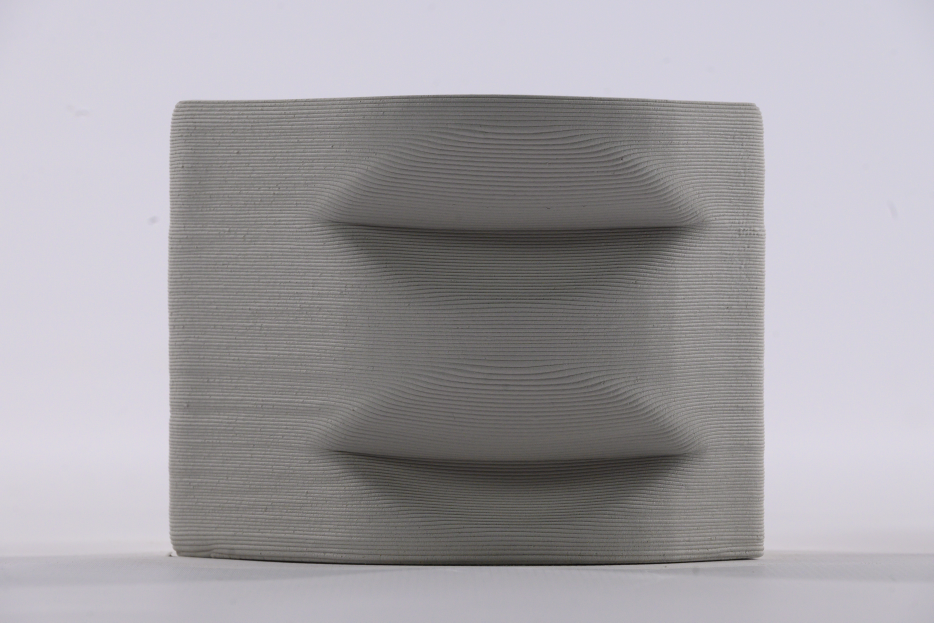
#> input picture 2_Data_Rating/Rating pics/Raw_file/A1.4/A1.4_overhang.jpg, 2800 x 1867 px, found by its file name (shown at 1/3 size)
$ python '3. Edge angle detection.py'
#> lines starting #> are read from the running program, lines starting #| are printed output that depends on the picture
import cv2
import numpy as np
import math
import os

## This script applies to: \Rating pics\Overhang_angle ##

# Path to the image
image_path = r"\Rating pics\Raw_file\A1.4_overhang.jpg" ###change location

# Check if the file exists
if not os.path.isfile(image_path):
    print(f"Error: Unable to load image at path: {image_path}")
else:
    # Load the image in grayscale
    image = cv2.imread(image_path, cv2.IMREAD_GRAYSCALE)
#> image: shape (1867, 2800); min 9, max 222, mean 161.9

    if image is None:
        print("Error: Image could not be loaded. Check the file format and path.")
    else:
        # Display the original image for verification
        cv2.imshow("Original Image", image)
        cv2.waitKey(0)

        # Resize the input image to reduce size before processing
        input_scale_factor = 1.0  # Adjust this value as needed
        image_resized = cv2.resize(image, (0, 0), fx=input_scale_factor, fy=input_scale_factor)

        # Ensure the image is binary (white line on black background)
        # Since the line is white on a black background, we do not need to invert.
        binary_image = image_resized  # Use directly as binary image

        # Show the binary image for debugging
        cv2.imshow("Binary Image", binary_image)
        cv2.waitKey(0)

        # Use a copy of the binary image to draw detected lines
        output_image = cv2.cvtColor(binary_image, cv2.COLOR_GRAY2BGR)

        # Detect lines using the Hough Line Transform
        distance_resolution = 1  # Pixel resolution for the accumulator (1 pixel)
        angle_resolution = np.pi / 180  # Angle resolution in radians (1 degree)
        threshold = 40  # Minimum votes to detect a line; adjust as needed

        lines = cv2.HoughLines(binary_image, distance_resolution, angle_resolution, threshold)

        # Check how many lines were detected
        if lines is not None:
            print(f"Detected lines: {len(lines)}")
#| Detected lines: 14307
        else:
            print("No lines detected.")

        # Function to filter out redundant lines based on angle tolerance
        def filter_lines(lines, angle_tolerance=5.0):
#> called with lines = array of shape (14307, 1, 2), angle_tolerance = 5
            filtered_lines = []
            angles = []

            if lines is not None:
                for rho, theta in lines[:, 0]:
                    angle = math.degrees(theta)
                    if angle > 90:
                        angle = angle - 180  # Normalize angles to range -90 to +90

                    # Check if this line's angle is close to any already added line's angle
                    if not any(abs(angle - existing_angle) < angle_tolerance for existing_angle in angles):
                        filtered_lines.append((rho, theta, angle))
                        angles.append(angle)
#> this loop made 14307 passes
#> angle on passes 273 to 284: -45, -45, -45, -45, -45, -45, -45, -45, -45, -45, -45, -45
#> (rho, angle) on passes 1 to 6: (1322, 45), (1324, 45), (1327, 45), (1329, 45), (1331, 45), (1334, 45)
#> after the loop, angles = 29 values, max 84 at index 13, min -86 at index 14, mean 1.86; filtered_lines = 29 items, first 6: (1322, 0.785, 45), (-658, 2.36, -45), (-11, 2.16, -56), (1548, 0.977, 56), (1360, 1.06, 61), (305, 2.06, -62)

            return filtered_lines

        # Filter lines to reduce multiple angle readings
        filtered_lines = filter_lines(lines)

        # Draw the filtered lines and display their angles
        for rho, theta, angle in filtered_lines:
            a = np.cos(theta)
            b = np.sin(theta)
            x0 = a * rho
            y0 = b * rho
            x1 = int(x0 + 1000 * (-b))
            y1 = int(y0 + 1000 * (a))
            x2 = int(x0 - 1000 * (-b))
            y2 = int(y0 - 1000 * (a))

            # Draw the line in red on the output image
            cv2.line(output_image, (x1, y1), (x2, y2), (0, 0, 255), 2)

            # Display the angle of the line in green text with + or - sign
            angle_text = f"{angle:+.2f}°"

            # Determine the midpoint for the angle text and apply boundary checks
            text_x = max(10, min(int((x1 + x2) / 2), output_image.shape[1] - 50))
            text_y = max(20, min(int((y1 + y2) / 2), output_image.shape[0] - 10))

            # Add angle text near the line
            cv2.putText(output_image, angle_text, (text_x, text_y), cv2.FONT_HERSHEY_SIMPLEX, 0.5, (0, 255, 0), 1)
#> this loop made 29 passes
#> (rho, theta, angle, a, b, x0, y0, x1) on passes 1 to 12: (1322, 0.785, 45, 0.707, 0.707, 934.8, 934.8, 227), (-658, 2.36, -45, -0.707, 0.707, 465.3, -465.3, -241), (-11, 2.16, -56, -0.559, 0.829, 6.15, -9.12, -822), (1548, 0.977, 56, 0.559, 0.829, 865.6, 1283.4, 36), (1360, 1.06, 61, 0.485, 0.875, 659.3, 1189.5, -215), (305, 2.06, -62, -0.469, 0.883, -143.2, 269.3, -1026), (1130, 1.17, 67, 0.391, 0.921, 441.5, 1040.2, -478), (640, 1.95, -68, -0.375, 0.927, -239.7, 593.4, -1166), (1755, 0.89, 51, 0.629, 0.777, 1104.5, 1363.9, 327), (888, 1.26, 72, 0.309, 0.951, 274.4, 844.5, -676), (1008, 1.85, -74, -0.276, 0.961, -277.8, 969, -1239), (612, 1.36, 78, 0.208, 0.978, 127.2, 598.6, -850)
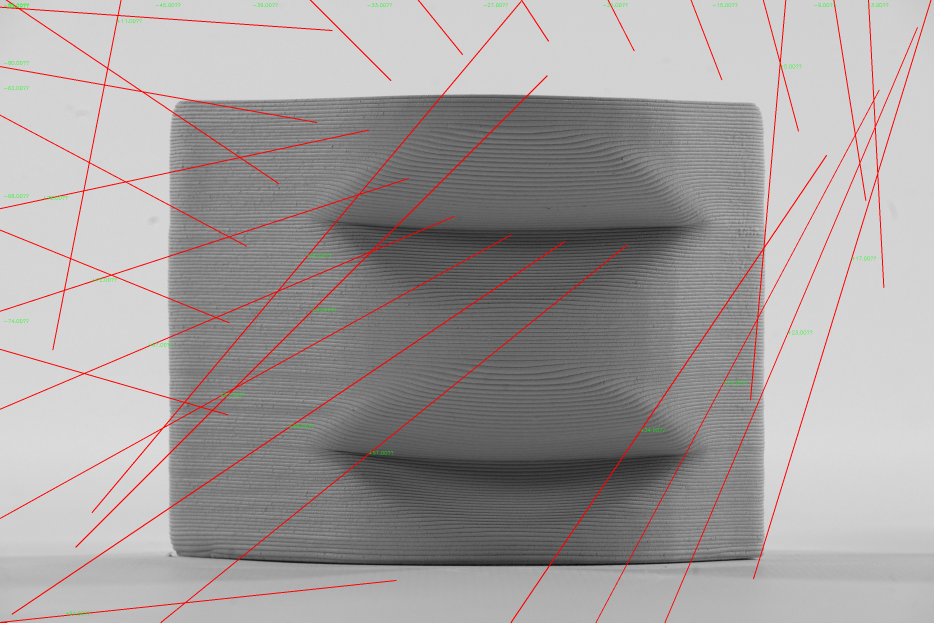
#> output_image: shape (1867, 2800, 3) (shown at 1/3 size); mean B, G, R 158.6, 158.8, 163.3

        # Display the image with detected lines
        cv2.imshow("Detected Lines with Angles", output_image)
        cv2.waitKey(0)  # Wait for a key press to close the window
        cv2.destroyAllWindows()

$ run again, with 2_Data_Rating/Rating pics/Raw_file/A1.4/A1.4_freeform_surface.jpg copied over 2_Data_Rating/Rating pics/Raw_file/A1.4/A1.4_overhang.jpg
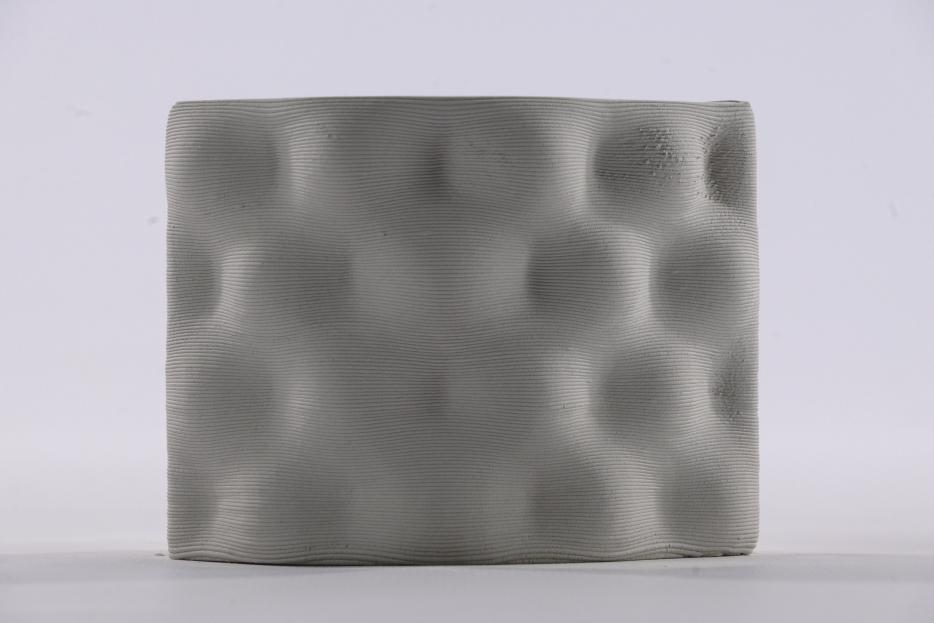
#> input picture 2_Data_Rating/Rating pics/Raw_file/A1.4/A1.4_freeform_surface.jpg, 2800 x 1867 px, found by its file name (shown at 1/3 size)
#| Detected lines: 14307
#> the loop in filter_lines, `for rho, theta in lines[:, 0]:` made 14307 passes
#> angle on passes 273 to 280: -45, -45, -45, -45, -45, -45, -45, -45
#> after the loop in filter_lines, `for rho, theta in lines[:, 0]:`: angles = 29 values, max 84 at index 13, min -86 at index 14, mean 1.86; filtered_lines = 29 items, first 6: (1322, 0.785, 45), (-658, 2.36, -45), (-11, 2.16, -56), (1548, 0.977, 56), (1360, 1.06, 61), (305, 2.06, -62)
#> the loop `for rho, theta, angle in filtered_lines:` made 29 passes
#> (rho, theta, angle, a, b, x0, y0, x1) on passes 1 to 8: (1322, 0.785, 45, 0.707, 0.707, 934.8, 934.8, 227), (-658, 2.36, -45, -0.707, 0.707, 465.3, -465.3, -241), (-11, 2.16, -56, -0.559, 0.829, 6.15, -9.12, -822), (1548, 0.977, 56, 0.559, 0.829, 865.6, 1283.4, 36), (1360, 1.06, 61, 0.485, 0.875, 659.3, 1189.5, -215), (305, 2.06, -62, -0.469, 0.883, -143.2, 269.3, -1026), (1130, 1.17, 67, 0.391, 0.921, 441.5, 1040.2, -478), (640, 1.95, -68, -0.375, 0.927, -239.7, 593.4, -1166)
#> after the loop `for rho, theta, angle in filtered_lines:`:
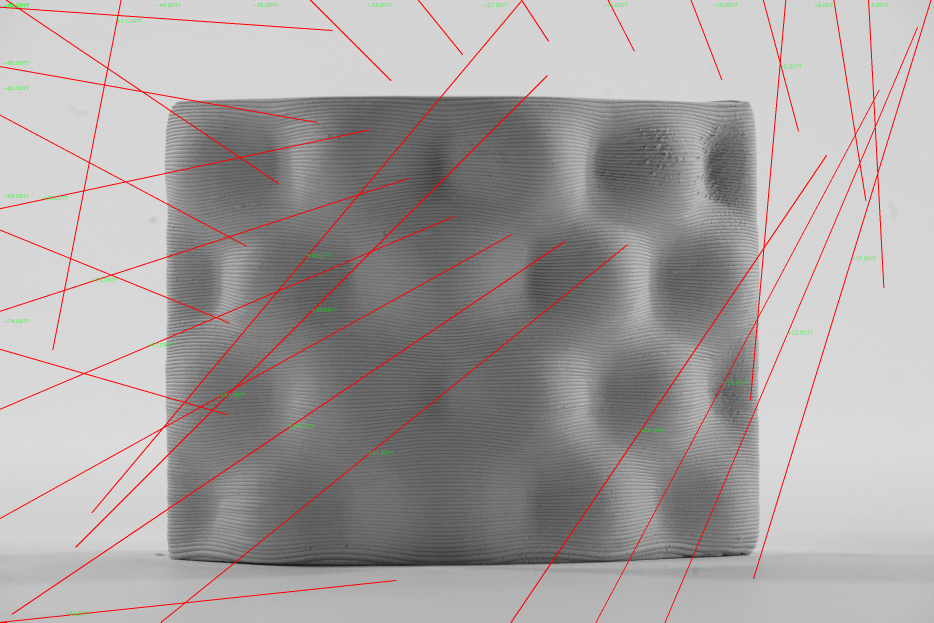
#> output_image: shape (1867, 2800, 3) (shown at 1/3 size); mean B, G, R 161.5, 161.8, 166.3

$ run again, with 2_Data_Rating/Rating pics/Raw_file/A1.4/A1.4_zigzag.jpg copied over 2_Data_Rating/Rating pics/Raw_file/A1.4/A1.4_overhang.jpg
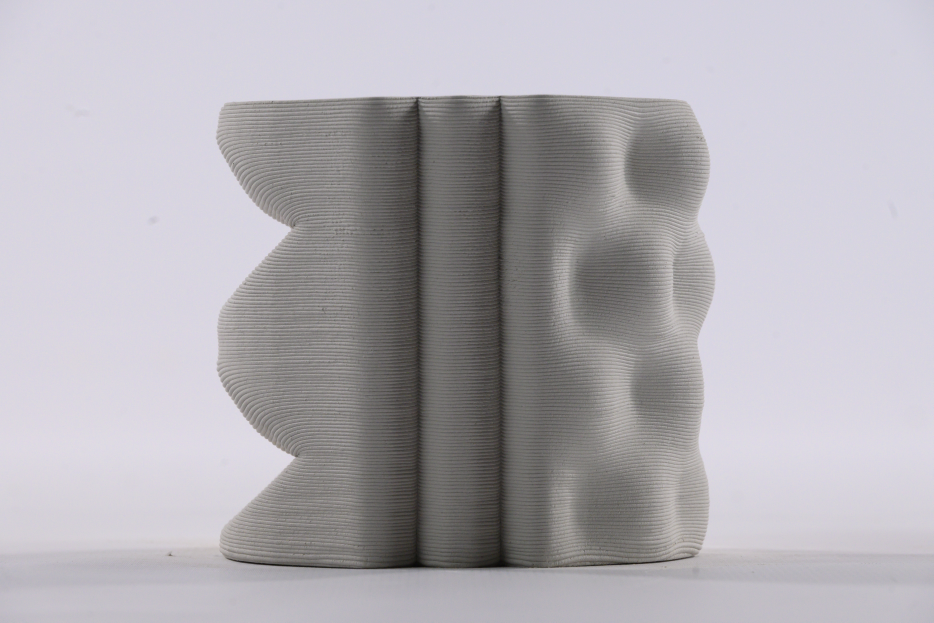
#> input picture 2_Data_Rating/Rating pics/Raw_file/A1.4/A1.4_zigzag.jpg, 2800 x 1867 px, found by its file name (shown at 1/3 size)
#| Detected lines: 14307
#> the loop in filter_lines, `for rho, theta in lines[:, 0]:` made 14307 passes
#> angle on passes 273 to 280: -45, -45, -45, -45, -45, -45, -45, -45
#> after the loop in filter_lines, `for rho, theta in lines[:, 0]:`: angles = 29 values, max 84 at index 13, min -86 at index 14, mean 1.86; filtered_lines = 29 items, first 6: (1322, 0.785, 45), (-658, 2.36, -45), (-11, 2.16, -56), (1548, 0.977, 56), (1360, 1.06, 61), (305, 2.06, -62)
#> the loop `for rho, theta, angle in filtered_lines:` made 29 passes
#> (rho, theta, angle, a, b, x0, y0, x1) on passes 1 to 8: (1322, 0.785, 45, 0.707, 0.707, 934.8, 934.8, 227), (-658, 2.36, -45, -0.707, 0.707, 465.3, -465.3, -241), (-11, 2.16, -56, -0.559, 0.829, 6.15, -9.12, -822), (1548, 0.977, 56, 0.559, 0.829, 865.6, 1283.4, 36), (1360, 1.06, 61, 0.485, 0.875, 659.3, 1189.5, -215), (305, 2.06, -62, -0.469, 0.883, -143.2, 269.3, -1026), (1130, 1.17, 67, 0.391, 0.921, 441.5, 1040.2, -478), (640, 1.95, -68, -0.375, 0.927, -239.7, 593.4, -1166)
#> after the loop `for rho, theta, angle in filtered_lines:`:
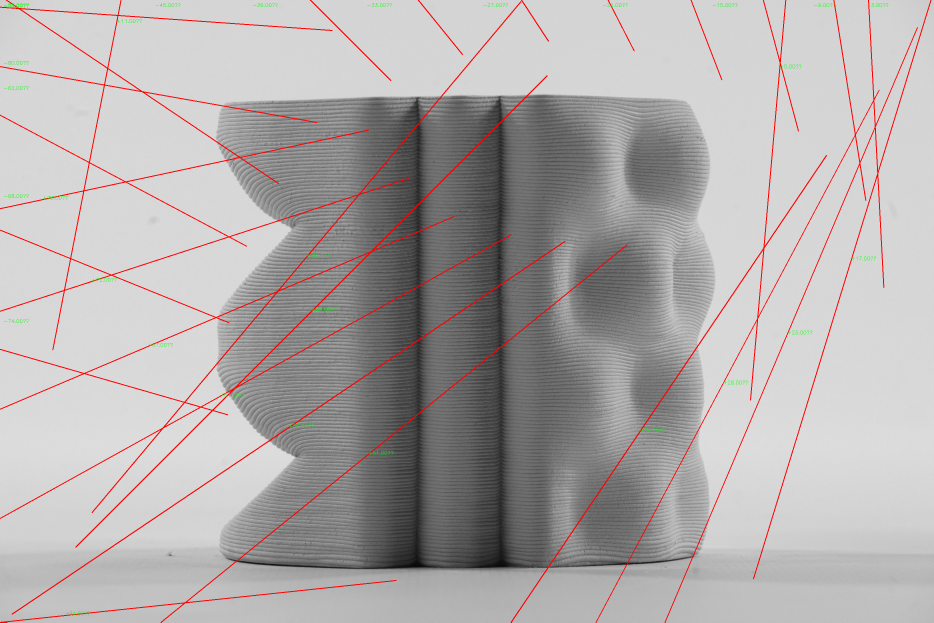
#> output_image: shape (1867, 2800, 3) (shown at 1/3 size); mean B, G, R 171.9, 172.1, 176.7
